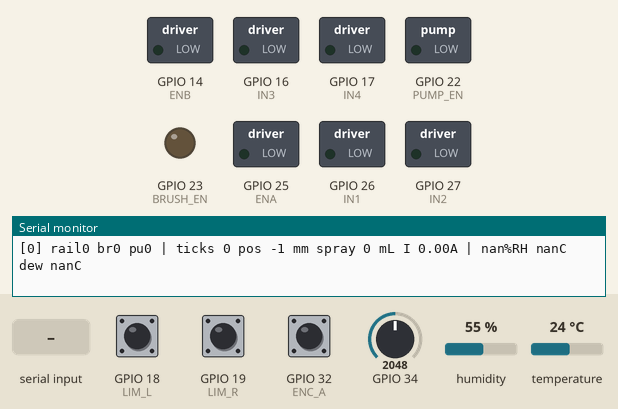
A sketch run on a simulated ESP32. On the bench: switched loads named in the sketch (green lamp = pin HIGH), output pins drawn as LEDs (lit = HIGH), the last lines printed to the serial monitor. The inputs (shaded band) are chosen by the test bench; at power-on: GPIO 18 (LIM_L) HIGH, GPIO 19 (LIM_R) HIGH, GPIO 32 (ENC_A) HIGH, GPIO 34 = 2048, humidity 55 %, temperature 24 °C.

Above: at 1.3 s.
1.4 s: "g\n" received over Serial
At 1.9 s:
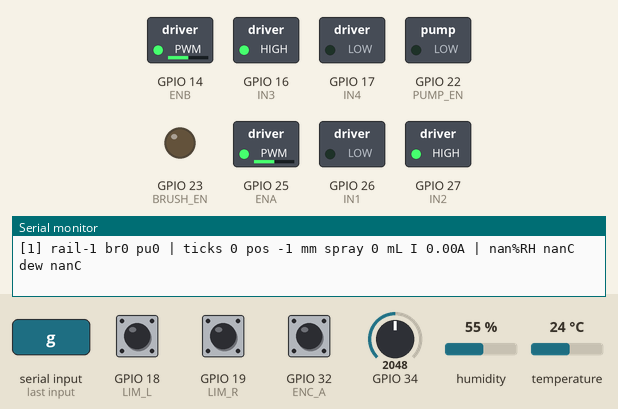
2.9 s: GPIO 18 (LIM_L) pulled LOW for 0.15 s
At 4.5 s:
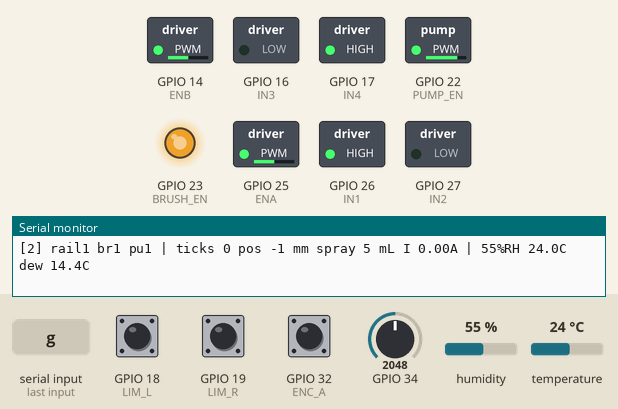
4.8 s: "r90\n" received over Serial
At 5.7 s:
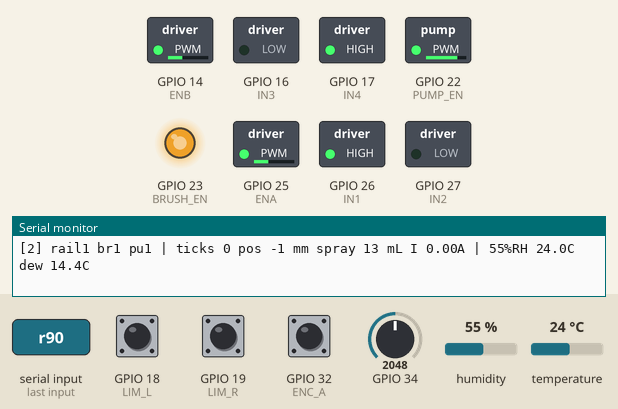
6.3 s: GPIO 19 (LIM_R) pulled LOW for 0.15 s
At 7.2 s:
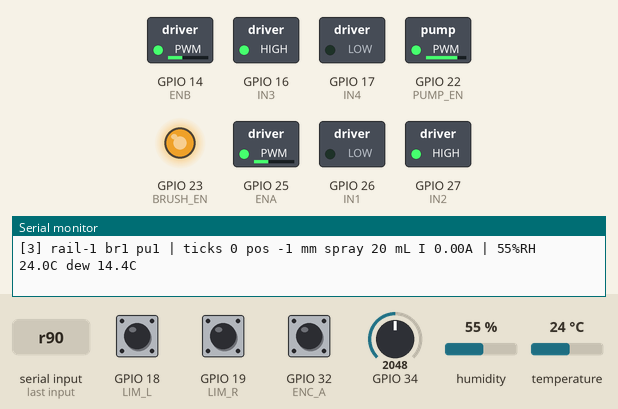
8.2 s: "b90\n" received over Serial
At 9.4 s:
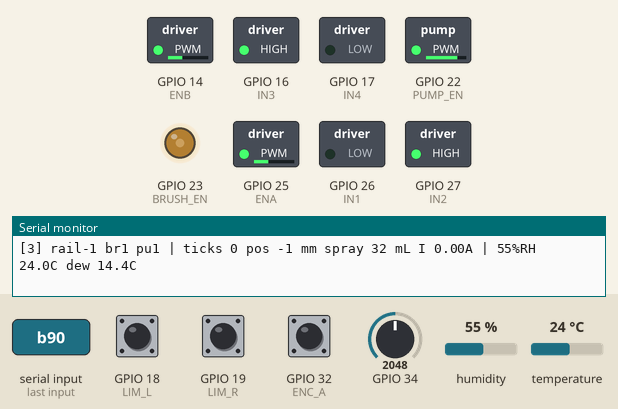
9.7 s: "p90\n" received over Serial
At 10.7 s:
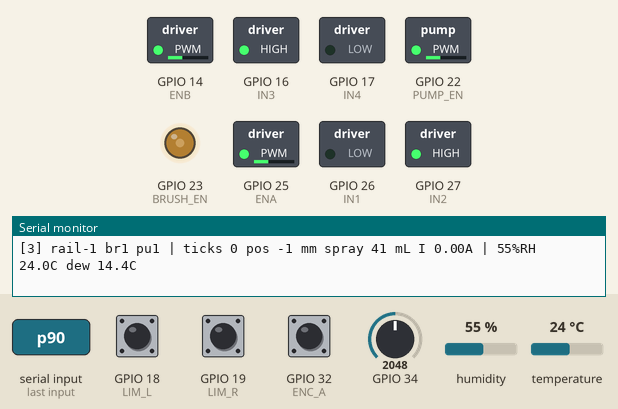
Timing chart, 0 to 12.2 s (numbered marks = the images above; inputs shaded):
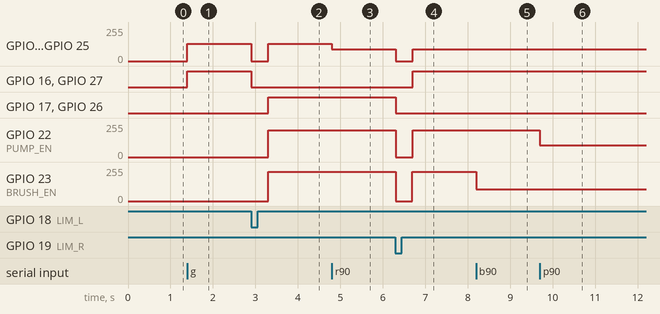

The sketch:

bench_cleaner.ino
```cpp
/* ============================================================================
 *  bench_cleaner.ino  —  Solar-AWH PV-Cleaning Robot, bench prototype firmware
 *  Author: Rahma Hesham El-Hamouly (ID 202000434) · REE · Zewail City
 *  Target: ESP32 DevKit 30-pin · Arduino-ESP32 core 3.x
 *
 *  DRIVER MAP  (the locked layout)
 *    H-BRIDGE  = Board #1 (dual L298N):  ch A -> Rail motor L (Motor A) ,  ch B -> Rail motor R (Motor B)
 *      -> each rail motor on its OWN channel/outputs. Firmware drives both together, but
 *         REVERSES ch B (RAIL_R_REVERSED) so the two motors — which face each other — move as ONE.
 *    OTHER     = Board #2 (dual L298N):  ch A -> Brush         ,  ch B -> Pump
 *    Rails are bidirectional (sweep). Brush & pump spin one way: their IN pins are
 *    hardwired (HIGH/LOW) on Board #2, ESP32 controls only their EN (speed).
 *
 *  SERIAL COMMANDS (115200, line ending = Newline):
 *    rN  rail speed | bN brush speed | pN pump speed   (N=0..255, e.g. r120)
 *    f / v  rails forward / reverse   |  x  rails stop
 *    m  brush on/off  |  w  pump on/off  |  g  auto sweep  |  s  STOP all
 *
 *  ===== EVERY WIRE (read with the wiring tables in chat) =====
 *  Board #1 (H-bridge) -> ESP32:  ENA=25 IN1=26 IN2=27 | ENB=14 IN3=16 IN4=17
 *    OUT1/OUT2 -> Rail motor L (Motor A) ;  OUT3/OUT4 -> Rail motor R (Motor B)
 *  Board #2 (other)    -> ESP32:  chA EN=23 (IN1->5V,IN2->GND) ; chB EN=22 (IN3->5V,IN4->GND)
 *    chA OUT1/OUT2 -> Brush ;  chB OUT3/OUT4 -> Pump(red/black)
 *  Encoder (Rail L motor): A=32 B=33 Vcc=3V3 GND=common
 *  Limits: LIM_L NO=18 , LIM_R NO=19 (COM->GND)         Current: ACS712 OUT->/2->34
 *  Humidity: DHT22/AM2302 DATA=4  (Vcc->3V3, GND->common; bare sensor: 4.7k pull-up DATA->3V3)
 *  Both boards: remove the two EN jumpers, KEEP the onboard 5V-regulator jumper.
 *  POWER: 12V(+)->ACS712 Ip+ ; Ip- -> both VS + buck IN ; buck 5V -> ESP32 5V + ACS712 VCC
 *  ALL grounds common.
 * ==========================================================================*/

#include <DHT.h>            // install: Adafruit "DHT sensor library" + "Adafruit Unified Sensor"

// -------- CALIBRATION --------
const float RAIL_TRAVEL_MM  = 900.0;
long  TICKS_PER_TRAVEL      = 0;          // printed on first auto sweep
const float PUMP_FLOW_MLPS  = 6.0;
const float COUPON_LEN_MM   = 900.0;
const float COUPON_WIDTH_MM = 250.0;
const float DOSE_L_PER_M2   = 0.3;

// -------- SPEEDS (live over serial) --------
int DRIVE_DUTY = 130, BRUSH_DUTY = 220, PUMP_DUTY = 200;
int NUM_PASSES = 2;
const int PAUSE_MS = 400;

#define INVERT_DRIVE    0
#define INVERT_ENCODER  0
#define RAIL_R_REVERSED 1   // Motor B faces Motor A -> reverse ch B so both travel the SAME way
                            //  (set 0 if your two motors are mounted the same way, not mirrored)

// -------- ACS712 --------
const int I_DIVIDER = 2; const float I_SENS_MV_PER_A = 66; float i_offset_mV = 2500;

// -------- PINS --------
const int ENA=25, IN1=26, IN2=27;   // Board#1 chA -> Rail motor L (Motor A)
const int ENB=14, IN3=16, IN4=17;   // Board#1 chB -> Rail motor R (Motor B)
const int BRUSH_EN=23;              // Board#2 chA EN -> Brush (dir hardwired on board)
const int PUMP_EN =22;              // Board#2 chB EN -> Pump  (dir hardwired on board)
const int ENC_A=32, ENC_B=33;
const int LIM_L=18, LIM_R=19;
const int I_SENSE=34;
const int DHT_PIN=4;                 // DHT22 / AM2302 data
const int PWM_FREQ=20000, PWM_RES=8;
DHT dht(DHT_PIN, DHT22);
float airT=NAN, airRH=NAN, dewC=NAN; // refreshed every 2 s

// -------- STATE --------
volatile long ticks=0;
enum Mode { MANUAL, HOMING, SWEEP_R, SWEEP_L, PARKED };
Mode mode=MANUAL;
int  railDir=0, passCount=0;
bool brushState=false, pumpState=false, printedCal=false;
unsigned long pumpOnAccum_ms=0, pumpStart_ms=0; bool pumpRunning=false;
String line="";

void IRAM_ATTR encISR(){ bool b=digitalRead(ENC_B);
#if INVERT_ENCODER
  b=!b;
#endif
  if(b) ticks++; else ticks--; }

// -------- ACTUATORS --------
void driveRails(int d){            // Motor A on ch A, Motor B on ch B; both move as one
#if INVERT_DRIVE
  d=-d;
#endif
  railDir=d; bool fwd=d>0; int duty=d?DRIVE_DUTY:0;
  // Motor A (Rail L) -- channel A, OUT1/OUT2
  digitalWrite(IN1, d&&fwd);  digitalWrite(IN2, d&&!fwd);  ledcWrite(ENA, duty);
  // Motor B (Rail R) -- channel B, OUT3/OUT4; reversed so it travels the SAME way as A
  bool fwdB = RAIL_R_REVERSED ? !fwd : fwd;
  digitalWrite(IN3, d&&fwdB); digitalWrite(IN4, d&&!fwdB); ledcWrite(ENB, duty);
}
void setBrush(bool on){ brushState=on; ledcWrite(BRUSH_EN, on?BRUSH_DUTY:0); }
void setPump(bool on){ pumpState=on;
  if(on&&!pumpRunning){ pumpStart_ms=millis(); pumpRunning=true; }
  if(!on&&pumpRunning){ pumpOnAccum_ms+=millis()-pumpStart_ms; pumpRunning=false; }
  ledcWrite(PUMP_EN, on?PUMP_DUTY:0); }
void cleanOn(bool on){ setBrush(on); setPump(on); }
void allStop(){ mode=MANUAL; driveRails(0); setBrush(false); setPump(false); }

float sprayedML(){ unsigned long t=pumpOnAccum_ms+(pumpRunning?millis()-pumpStart_ms:0);
  return (t/1000.0)*PUMP_FLOW_MLPS; }
float posMM(){ return TICKS_PER_TRAVEL>0 ? (float)ticks/TICKS_PER_TRAVEL*RAIL_TRAVEL_MM : -1; }
float busAmps(){ return (I_DIVIDER*analogReadMilliVolts(I_SENSE) - i_offset_mV)/I_SENS_MV_PER_A; }

void help(){ Serial.println(F(
  "cmds: rN bN pN | f v x (rails) | m (brush) w (pump) | g (auto) s (stop)")); }

void runCmd(String s){
  char c=s[0]; int v=s.substring(1).toInt();
  switch(c){
    case 'r': DRIVE_DUTY=constrain(v,0,255); if(railDir)driveRails(railDir);
              Serial.printf("rail=%d\n",DRIVE_DUTY); break;
    case 'b': BRUSH_DUTY=constrain(v,0,255); if(brushState)setBrush(true);
              Serial.printf("brush=%d\n",BRUSH_DUTY); break;
    case 'p': PUMP_DUTY=constrain(v,0,255);  if(pumpState)setPump(true);
              Serial.printf("pump=%d\n",PUMP_DUTY); break;
    case 'f': mode=MANUAL; driveRails(+1); break;
    case 'v': mode=MANUAL; driveRails(-1); break;
    case 'x': driveRails(0); break;
    case 'm': setBrush(!brushState); break;
    case 'w': setPump(!pumpState); break;
    case 'g': mode=HOMING; Serial.println(F("auto: homing...")); driveRails(-1); break;
    case 's': allStop(); Serial.println(F("STOP")); break;
    default : help();
  }
}

// -------- SETUP --------
void setup(){
  Serial.begin(115200);
  pinMode(IN1,OUTPUT); pinMode(IN2,OUTPUT); pinMode(IN3,OUTPUT); pinMode(IN4,OUTPUT);
  ledcAttach(ENA,PWM_FREQ,PWM_RES);
  ledcAttach(ENB,PWM_FREQ,PWM_RES);
  ledcAttach(BRUSH_EN,PWM_FREQ,PWM_RES); ledcWrite(BRUSH_EN,0);
  ledcAttach(PUMP_EN, PWM_FREQ,PWM_RES); ledcWrite(PUMP_EN,0);
  pinMode(ENC_A,INPUT_PULLUP); pinMode(ENC_B,INPUT_PULLUP);
  pinMode(LIM_L,INPUT_PULLUP); pinMode(LIM_R,INPUT_PULLUP);
  attachInterrupt(digitalPinToInterrupt(ENC_A),encISR,RISING);
  dht.begin();
  long acc=0; for(int i=0;i<64;i++){ acc+=analogReadMilliVolts(I_SENSE); delay(2); }
  i_offset_mV=I_DIVIDER*(acc/64.0);
  Serial.println(F("=== bench_cleaner ready (manual) ===")); help();
}

// -------- LOOP --------
void loop(){
  while(Serial.available()){ char c=Serial.read();
    if(c=='\n'||c=='\r'){ if(line.length()) runCmd(line); line=""; }
    else line+=c; }

  switch(mode){
    case MANUAL:
      if(railDir>0 && digitalRead(LIM_R)==LOW) driveRails(0);
      if(railDir<0 && digitalRead(LIM_L)==LOW) driveRails(0);
      break;
    case HOMING:
      if(digitalRead(LIM_L)==LOW){ driveRails(0); delay(PAUSE_MS); ticks=0; passCount=0;
        Serial.println(F("homed; sweeping")); cleanOn(true); driveRails(+1); mode=SWEEP_R; }
      break;
    case SWEEP_R:
      if(digitalRead(LIM_R)==LOW){ driveRails(0); cleanOn(false);
        if(!printedCal){ Serial.printf(">>> TICKS_PER_TRAVEL = %ld\n",ticks); printedCal=true; }
        passCount++; delay(PAUSE_MS);
        if(passCount>=NUM_PASSES){ mode=PARKED; break; }
        cleanOn(true); driveRails(-1); mode=SWEEP_L; }
      break;
    case SWEEP_L:
      if(digitalRead(LIM_L)==LOW){ driveRails(0); cleanOn(false);
        passCount++; delay(PAUSE_MS);
        if(passCount>=NUM_PASSES){ mode=PARKED; break; }
        cleanOn(true); driveRails(+1); mode=SWEEP_R; }
      break;
    case PARKED: allStop(); mode=MANUAL;
        Serial.printf("=== done: %d passes, %.0f mL ===\n",passCount,sprayedML()); break;
  }

  // DHT22 is slow: refresh no faster than every 2 s, compute dew point (Magnus)
  static unsigned long td=0;
  if(millis()-td>2000){ td=millis();
    float h=dht.readHumidity(), tC=dht.readTemperature();
    if(!isnan(h)&&!isnan(tC)){ airRH=h; airT=tC;
      double g=log(h/100.0)+17.62*tC/(243.12+tC); dewC=243.12*g/(17.62-g); }
  }

  static unsigned long t=0;
  if(millis()-t>300){ t=millis();
    Serial.printf("[%d] rail%d br%d pu%d | ticks %ld pos %.0f mm spray %.0f mL I %.2fA | %.0f%%RH %.1fC dew %.1fC\n",
      (int)mode, railDir, brushState, pumpState, ticks, posMM(), sprayedML(), busAmps(),
      airRH, airT, dewC);
  }
}
```

Measured:
- after the input at 1.4 s, GPIO 14 (ENB), GPIO 25 (ENA): 0/255 → 129/255 at once; GPIO 16 (IN3), GPIO 27 (IN2): LOW → HIGH at once
- after the input at 2.9 s, GPIO 14 (ENB), GPIO 25 (ENA): 129/255 → 0/255 at once, → 129/255 0.40 s later; GPIO 16 (IN3), GPIO 27 (IN2): HIGH → LOW at once; GPIO 17 (IN4), GPIO 26 (IN1): LOW → HIGH after 0.40 s; GPIO 22 (PUMP_EN): 0/255 → 199/255 after 0.40 s; GPIO 23 (BRUSH_EN): 0/255 → 219/255 after 0.40 s
- after the input at 4.8 s, GPIO 14 (ENB), GPIO 25 (ENA): 129/255 → 90/255 at once
- after the input at 6.3 s, GPIO 14 (ENB), GPIO 25 (ENA): 90/255 → 0/255 at once, → 90/255 0.40 s later; GPIO 16 (IN3), GPIO 27 (IN2): LOW → HIGH after 0.40 s; GPIO 17 (IN4), GPIO 26 (IN1): HIGH → LOW at once; GPIO 22 (PUMP_EN): 199/255 → 0/255 at once, → 199/255 0.40 s later; GPIO 23 (BRUSH_EN): 219/255 → 0/255 at once, → 219/255 0.40 s later
- after the input at 8.2 s, GPIO 23 (BRUSH_EN): 219/255 → 90/255 at once
- after the input at 9.7 s, GPIO 22 (PUMP_EN): 199/255 → 90/255 at once
